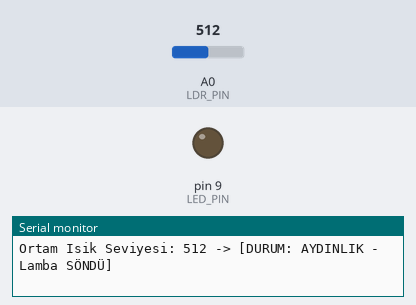
The sketch below on a simulated Arduino Uno, built with avr-gcc and run on an emulated ATmega328P. On the bench: output pins drawn as LEDs (lit = HIGH), the last lines printed to the serial monitor. Inputs (shaded band) come from the test bench; at power-on: A0 (LDR_PIN) = 512.

Above: at 1.2 s.
1.3 s: A0 (LDR_PIN) set to 460
2.8 s: A0 (LDR_PIN) set to 436
At 3.6 s:
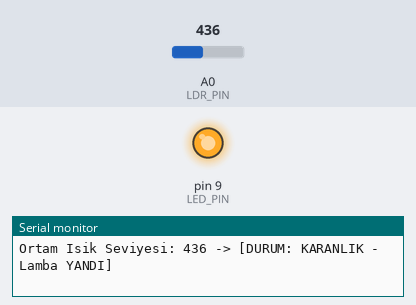
4.3 s: A0 (LDR_PIN) set to 511
At 4.9 s:
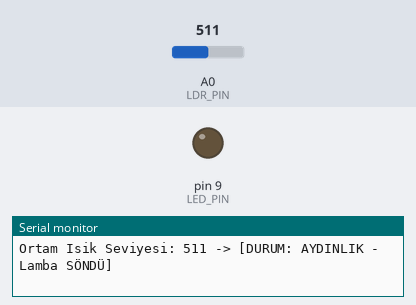
5.8 s: A0 (LDR_PIN) set to 440
At 6.2 s:
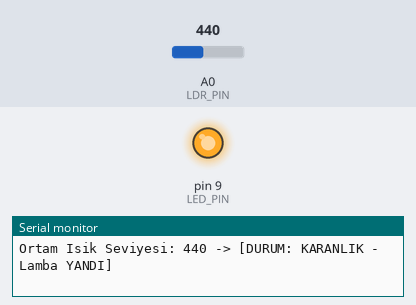
Timing chart, 0 to 8.3 s (numbered marks = the images above; inputs shaded):
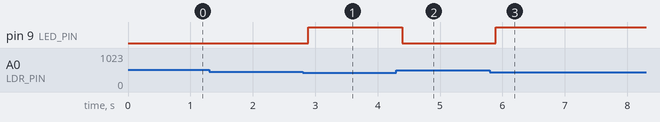

Measured:
- the behaviour switches between 450 and 449 on A0 (LDR_PIN) (found by bisection; images 0 and 1)
- after the input at 2.8 s, pin 9 (LED_PIN): LOW → HIGH after 0.09 s
- after the input at 4.3 s, pin 9 (LED_PIN): HIGH → LOW after 0.09 s
- after the input at 5.8 s, pin 9 (LED_PIN): LOW → HIGH after 0.10 s

The sketch:

Sinif_4_LDR_Akilli_Gece_Lambasi.ino
```cpp
/* ==============================================================================
 * PROJE ADI: 4. Sınıf - LDR ile Akıllı Gece Lambası (Analog Sensör Mantığı)
 * HEDEF SEVİYE: 4. Sınıf (9-10 Yaş / İlkokul Bitiş - Sensör Temelleri)
 *
 * PROJENİN AMACI VE ÇALIŞMA MANTIĞI:
 * Bu projede öğrenciler, çevresel verileri (ışık yoğunluğu) algılayan analog sensörleri
 * ve mikrodenetleyicinin bu sürekli veriyi nasıl sayısal değerlere (0-1023) dönüştürdüğünü
 * (ADC - Analog Dijital Çevirici) öğrenirler. Sokak lambalarının hava kararınca otomatik
 * yanma prensibi modellenir.
 *
 * ÇALIŞMA MANTIĞI:
 * 1. LDR (Işığa Duyarlı Direnç), üzerine düşen ışık arttıkça direncini düşürür.
 * 2. 10kΩ sabit direnç ile oluşturulan voltaj bölücü devresi sayesinde A0 pinine
 *    0V ile 5V arasında değişen bir gerilim gelir.
 * 3. Arduino "analogRead(A0)" ile bu gerilimi 0 ile 1023 arasında bir tam sayıya çevirir.
 * 4. Belirlenen eşik değerin (THRESHOLD = 450) altına düşüldüğünde (hava karardığında):
 *    - Akıllı gece lambası LED'i otomatik olarak YANAR.
 *    - Gün ışığında ise enerji tasarrufu için LED SÖNER.
 * 5. Ölçülen ışık değeri Seri Port Ekranı'na (Serial Monitor) anlık yazdırılır.
 *
 * GEREKLİ DEVRE ELEMANLARI LİSTESİ:
 * - 1 x Arduino Uno R3
 * - 1 x Breadboard
 * - 1 x LDR (Işığa Duyarlı Foto Direnç)
 * - 1 x 10k Ohm Direnç (Kahverengi - Siyah - Turuncu - Altın) -> Voltaj Bölücü
 * - 1 x 5mm Beyaz veya Mavi LED
 * - 1 x 220 Ohm Direnç -> LED Koruma
 * - 5 x Erkek-Erkek Jumper Kablo
 * - 1 x USB Tip-B Kablo
 *
 * DETAYLI PİN BAĞLANTI TABLOSU:
 * -----------------------------------------------------------------------------
 * Arduino Pini       | Bileşen Bacağı          | Açıklama / Not
 * -----------------------------------------------------------------------------
 * 5V (Güç)           | LDR 1. Bacağı           | LDR'ye besleme verilir
 * A0 (Analog Giriş)  | LDR 2. Bacak & 10kΩ Kesişimi | Gerilim bölücü orta sinyal hattı
 * GND (Toprak)       | 10kΩ Direncin Diğer Ucu | Voltaj bölücü toprak hattı
 * Pin 9 (Dijital/PWM)| 220Ω Direnç -> LED Anot | LED pozitif (+) besleme hattı
 * GND (Toprak)       | LED Katot (-)           | LED negatif (-) toprak hattı
 * -----------------------------------------------------------------------------
 *
 * GEREKLİ KÜTÜPHANELER:
 * - Harici kütüphane gerektirmez.
 * ============================================================================== */

// Pin Tanımlamaları
const int LDR_PIN = A0; // LDR sensörünün bağlı olduğu analog giriş pini
const int LED_PIN = 9;  // Gece lambası LED'inin bağlı olduğu çıkış pini

// Işık Eşik Değeri: Ortamın aydınlık/karanlık sınırını belirler.
// 0 (Zifiri Karanlık) ile 1023 (Çok Parlak Işık) arasındadır.
const int LIGHT_THRESHOLD = 450;

void setup() {
  // LED pinini ÇIKIŞ olarak ayarlıyoruz
  pinMode(LED_PIN, OUTPUT);

  // Seri haberleşmeyi 9600 baud hızında başlatıyoruz (Sensör değerlerini izlemek için)
  Serial.begin(9600);
  Serial.println("=========================================");
  Serial.println("Akilli Gece Lambasi Sistemi Baslatildi");
  Serial.println("=========================================");
}

void loop() {
  // A0 pininden analog ışık seviyesini oku (0 - 1023)
  int lightLevel = analogRead(LDR_PIN);

  // Değeri seri port ekranına yazdır
  Serial.print("Ortam Isik Seviyesi: ");
  Serial.print(lightLevel);

  // Eğer ışık seviyesi eşiğin altındaysa -> HAVA KARANLIK
  if (lightLevel < LIGHT_THRESHOLD) {
    digitalWrite(LED_PIN, HIGH); // Lambayı aç
    Serial.println(" -> [DURUM: KARANLIK - Lamba YANDI]");
  } else {
    digitalWrite(LED_PIN, LOW);  // Lambayı kapat
    Serial.println(" -> [DURUM: AYDINLIK - Lamba SÖNDÜ]");
  }

  // Ölçümler arasında 250 milisaniye bekle
  delay(250);
}
```
